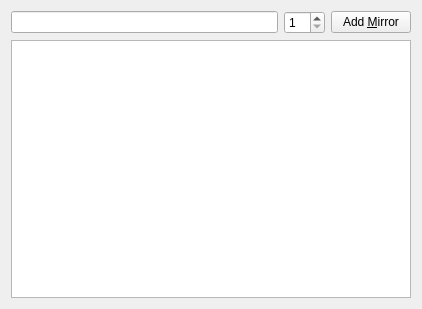
<?xml version="1.0" encoding="UTF-8"?>
<ui version="4.0">
 <class>MirrorSettings</class>
 <widget class="QWidget" name="MirrorSettings">
  <property name="geometry">
   <rect>
    <x>0</x>
    <y>0</y>
    <width>422</width>
    <height>309</height>
   </rect>
  </property>
  <property name="windowTitle">
   <string>Form</string>
  </property>
  <layout class="QVBoxLayout" name="verticalLayout">
   <item>
    <layout class="QHBoxLayout" name="horizontalLayout">
     <item>
      <widget class="KLineEdit" name="url">
       <property name="clickMessage">
        <string>Enter an url</string>
       </property>
       <property name="showClearButton" stdset="0">
        <bool>true</bool>
       </property>
      </widget>
     </item>
     <item>
      <widget class="QSpinBox" name="numConnections">
       <property name="minimum">
        <number>1</number>
       </property>
       <property name="maximum">
        <number>20</number>
       </property>
      </widget>
     </item>
     <item>
      <widget class="KPushButton" name="add">
       <property name="text">
        <string>Add &amp;Mirror</string>
       </property>
      </widget>
     </item>
    </layout>
   </item>
   <item>
    <widget class="QTreeView" name="treeView">
     <property name="selectionBehavior">
      <enum>QAbstractItemView::SelectRows</enum>
     </property>
     <property name="rootIsDecorated">
      <bool>false</bool>
     </property>
     <property name="uniformRowHeights">
      <bool>true</bool>
     </property>
     <property name="itemsExpandable">
      <bool>false</bool>
     </property>
    </widget>
   </item>
  </layout>
 </widget>
 <customwidgets>
  <customwidget>
   <class>KLineEdit</class>
   <extends>QLineEdit</extends>
   <header>klineedit.h</header>
  </customwidget>
  <customwidget>
   <class>KPushButton</class>
   <extends>QPushButton</extends>
   <header>kpushbutton.h</header>
  </customwidget>
 </customwidgets>
 <resources/>
 <connections/>
</ui>
